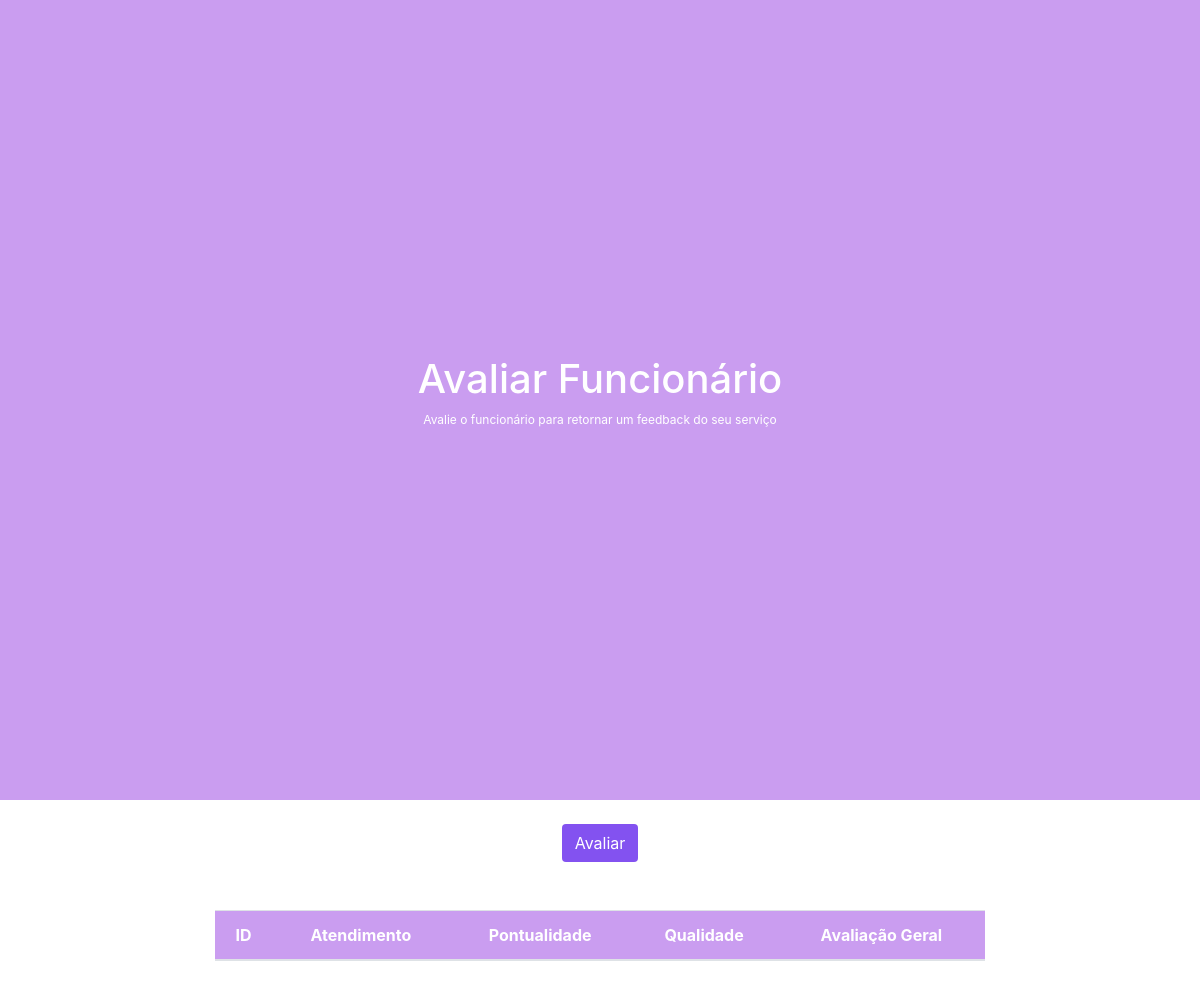
Before: / with the older database file.
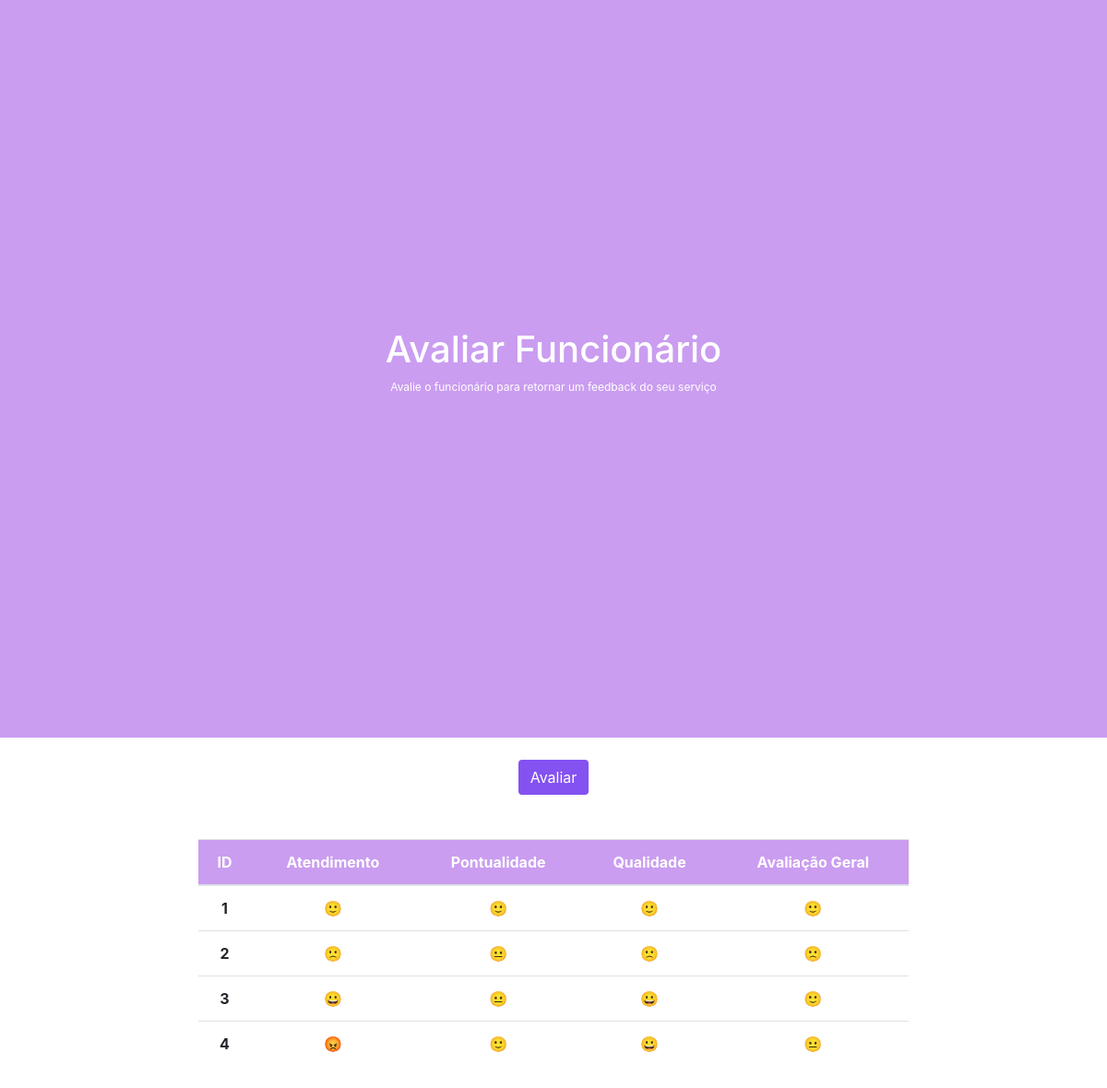
After: the same page with the newer database file.
### app/models.py (models this page shows, shortened)
class Funcionario(models.Model):
    NOTAS = [
        (-2, '😡'),
        (-1, '🙁'),
        (0, '😐'),
        (1, '🙂'),
        (2, '😀')
    ]
    atendimento = models.IntegerField(choices=NOTAS)
    pontualidade = models.IntegerField(choices=NOTAS)
    qualidade = models.IntegerField(choices=NOTAS)
    def media(self):
        return (self.atendimento + self.pontualidade + self.qualidade) / 3

### app/views.py (the view)
# urls.py: 2. Add a URL to urlpatterns:  path('', views.home, name='home')
def home(request):
    data = {}
    data['db'] = Funcionario.objects.all()
    return render(request, 'index.html', data)

### app/templates/index.html (shortened to what this page needs)
<!DOCTYPE html>
<html lang="pt-br">
<head>
    <link rel="stylesheet" href="https://cdn.jsdelivr.net/npm/bootstrap@4.3.1/dist/css/bootstrap.min.css">
    <link rel="stylesheet" href="/style/style.css">
</head>
<body>
    <div class="App" style="color: white">
        <header class="App-header text-center" style="background-color: #CA9DF0">
            <br><h1>Avaliar Funcionário</h1>
            <p class="small">Avalie o funcionário para retornar um feedback do seu serviço</p><br>
        </header>
    </div>
    <div class="col-8 m-auto pt-4 pb-4 text-center">
        <a href="/form" class="btn text-white" style="background-color: #8352F0">Avaliar</a>
    </div>
    <div class="col-8 m-auto pt-4 pb-2 text-center">
        <table class="table">
            <thead class="text-white" style="background-color: #CA9DF0">
                <tr>
                    <th scope="col">ID</th>
                    <th scope="col">Atendimento</th>
                    <th scope="col">Pontualidade</th>
                    <th scope="col">Qualidade</th>
                    <th scope="col">Avaliação Geral</th>
                </tr>
            </thead>
            <tbody>
            {% for dbs in db %}
                    <tr>
                        <th>{{dbs.id}}</th>
                        {% if dbs.atendimento == -2 %}
                            <td>😡</td>
                        {% endif %}
                        {% if dbs.atendimento == -1 %}
                            <td>🙁</td>
                        {% endif %}
                        {% if dbs.atendimento == 1 %}
                            <td>🙂</td>
                        {% endif %}
                        {% if dbs.atendimento == 2 %}
                            <td>😀</td>
                        {% endif %}
                        {% if dbs.pontualidade == 0 %}
                            <td>😐</td>
                        {% endif %}
                        {% if dbs.pontualidade == 1 %}
                            <td>🙂</td>
                        {% endif %}
                        {% if dbs.qualidade == -1 %}
                            <td>🙁</td>
                        {% endif %}
                        {% if dbs.qualidade == 1 %}
                            <td>🙂</td>
                        {% endif %}
                        {% if dbs.qualidade == 2 %}
                            <td>😀</td>
                        {% endif %}
                        {% if dbs.media > -1.5 and dbs.media < -0.5 %}
                            <td>🙁</td>
                        {% endif %}
                        {% if dbs.media > -0.5 and dbs.media < 0.5 %}
                            <td>😐</td>
                        {% endif %}
                        {% if dbs.media > 0.5 and dbs.media < 1.5 %}
                            <td>🙂</td>
                        {% endif %}
                    </tr>
                {% endfor %}
            </tbody>
        </table>
    </div>
</body>
</html>

### app/style/style.css (style rules this page uses)
body { margin: 0; font-family: -apple-system, BlinkMacSystemFont, "Segoe UI", "Roboto", "Oxygen", "Ubuntu", "Cantarell", "Fira Sans", "Droid Sans", "Helvetica Neue", sans-serif; -webkit-font-smoothing: antialiased; -moz-osx-font-smoothing: grayscale; }
.App { text-align: center; }
.App-header { background-color: #282c34; min-height: 100vh; display: flex; flex-direction: column; align-items: center; justify-content: center; font-size: calc(10px + 2vmin); color: white; }
.small { font-size: 0.75rem; }

Changed rows visible on the page:
added Funcionario: id "1"
added Funcionario: id "2"
added Funcionario: id "3"
added Funcionario: id "4"
